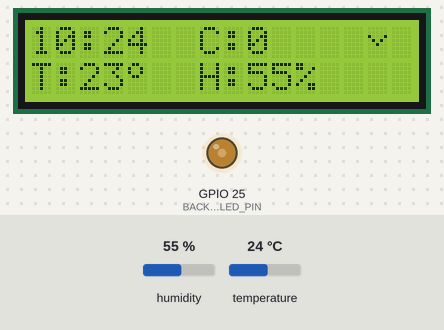
A program run on a simulated ESP32. Parts: 16×2 character LCD, output pins drawn as LEDs (lit = HIGH). Inputs (shaded band) come from the test bench; at power-on: humidity 55 %, temperature 24 °C. WiFi joins after 1.5 s; servers stay silent unless stated; the local clock reads 2024-03-15 10:24:30 at power-on unless the program sets it; what the program prints to the serial monitor is not drawn.

Above: at 2.7 s.
2.8 s: humidity set to 22 %
At 5.4 s:
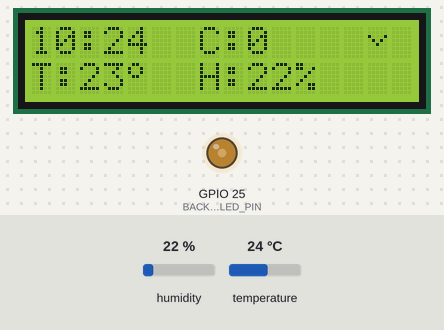
6.6 s: temperature set to 12 °C
At 9.0 s:
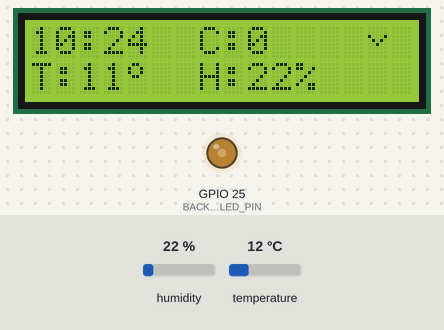
10.4 s: humidity set to 40 %
At 11.5 s:
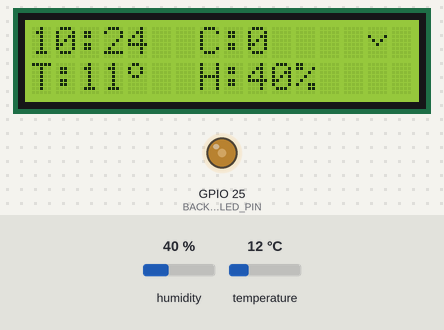
14.2 s: temperature set to 19 °C
At 17.5 s:
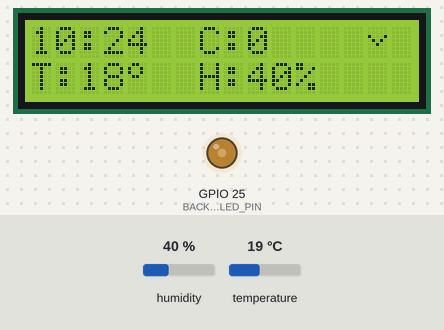
Timing chart, 0 to 19.0 s (numbered marks = the images above; inputs shaded):
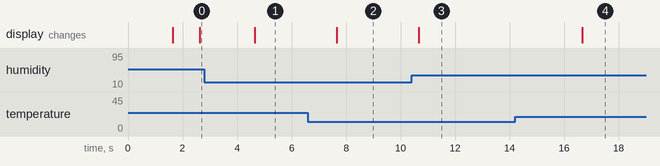

The program:

main.cpp
```cpp
/*
Was dieses Script macht:
-Sensordaten abrufen
-Sensordaten auf LCD anzeigen
- NPT Zeit auslesen
-Npt Zeit anzeigen auf LCD
-alle 10 sec updaten
-mit PWM LCD Backlight dimmen
*/

#include <Arduino.h>
#include <WiFi.h>
#include <DHT.h>
#include "functions.h"
#include "SoftwareSerial.h"
#include "MHZ19.h"
#include <Wire.h>
#include <LiquidCrystal_I2C.h>
#include <time.h>
#include "customChar.h"
#define BACKLIGHT_PWM_CHANNEL 0
#define BACKLIGHT_PWM_RES 8
#define BACKLIGHT_PWM_FREQUENCY 5000
#define BACKLIGHT_LED_PIN 25

DHT sens(27, DHT11);

int temp;
int humi;
bool sensio; // sensor in ordnung i.o.
int co2;
int updateTimer;
struct tm timeinfo;
char firstLineLcd[16];
char secondLineLcd[16];

#define RXD2 16
#define TXD2 17
#define BAUDRATE 9600
#define GMT_OFFSET_SECONDS 3600
#define DAYLIGHT_OFFSET_SECONDS 3600
const char *NTPSERVER = "pool.ntp.org";

char LOCAL_SSID[] = "NETGEAR-Guest";
char LOCAL_PASS[] = "alder,36";

MHZ19 myMHZ19;

LiquidCrystal_I2C lcd(0x27, 16, 2);

/* LCD Format:
=================
16:56--C:2000--
T:22*--H:20%---
=================
*/
void lcdFormat()
{
    sprintf(firstLineLcd, "%02d:%02d  C:%d", timeinfo.tm_hour, timeinfo.tm_min, co2);
    sprintf(secondLineLcd, "T:%d   H:%d%%", temp, humi);
}
void lcdWrite()
{
    lcdFormat();
    lcd.setCursor(0, 0);
    lcd.print(firstLineLcd);
    lcd.setCursor(0, 1);
    lcd.print(secondLineLcd);
    lcd.setCursor(4, 1);
    lcd.write(0);

    lcd.setCursor(14, 0);
    if (co2 < 1000)
    {
        lcd.write(3);
        return;
    }
    else if (co2 >= 1000 && co2 < 2000)
    {
        lcd.write(2);
    }
    else
    {
        lcd.write(1);
    }

    lcd.setCursor(14, 1);
    if (40 <= humi && humi <= 60)
    {
        lcd.write(1);
    }
    else if (humi < 40 || humi > 60)
    {
        lcd.write(3);
    }
}

void sensRead()
{
    temp = sens.readTemperature(); // Temp auslesen
    humi = sens.readHumidity();    // humidity auslesen
    co2 = myMHZ19.getBackgroundCO2();
    temp = temp - 1;
    //==========================================================

    // error handling
    if (isnan(humi) || isnan(temp))
    {
        sensio = false;
        return;
    }
    else
    {
        sensio = true;
        return;
    }
}

void readNptTime()
{

    if (!getLocalTime(&timeinfo))
    {
        return;
    }
}

void setup()
{

    // initialize sesors and start serial
    sens.begin();
    Serial2.begin(BAUDRATE, SERIAL_8N1, RXD2, TXD2);
    myMHZ19.begin(Serial2);

    // connect to wifi
    ConnectWlan(LOCAL_PASS, LOCAL_SSID);
    printWifiStatus();

    // initialize ld and custom char(°)
    lcd.init();
    lcd.backlight();
    lcd.createChar(0, degree);
    lcd.createChar(1, arrowUp);
    lcd.createChar(2, line);
    lcd.createChar(3, arrowDown);

    // initialice and configure Backlight PWM
    ledcSetup(BACKLIGHT_PWM_CHANNEL, BACKLIGHT_PWM_FREQUENCY, BACKLIGHT_PWM_RES);
    ledcAttachPin(BACKLIGHT_LED_PIN, BACKLIGHT_PWM_CHANNEL);
    ledcWrite(BACKLIGHT_PWM_CHANNEL, 100);

    // configure and initialize NPT time
    configTime(GMT_OFFSET_SECONDS, DAYLIGHT_OFFSET_SECONDS, NTPSERVER);
}

void loop()
{
    if (WiFi.status() != WL_CONNECTED)
    {
        ConnectWlan(LOCAL_PASS, LOCAL_SSID);
    }

    if (updateTimer < millis())
    {
        updateTimer = millis() + 1000;
        sensRead();
        lcdWrite();
        readNptTime();
    }
}
```

customChar.h
```cpp
byte degree[8] = {
    0b01100,
    0b10010,
    0b10010,
    0b01100,
    0b00000,
    0b00000,
    0b00000,
    0b00000};

byte arrowDown[8] = {
    0b00000,
    0b00000,
    0b10001,
    0b01010,
    0b00100,
    0b00000,
    0b00000,
    0b00000};

byte arrowUp[8] = {
    0b00000,
    0b00000,
    0b00100,
    0b01010,
    0b10001,
    0b00000,
    0b00000,
    0b00000};

byte line[8] = {
    0b00000,
    0b00000,
    0b00000,
    0b00000,
    0b11111,
    0b00000,
    0b00000,
    0b00000};
```

functions.h
```cpp
#include <Arduino.h>
#include <WiFi.h>
#include <WebServer.h>

void printWifiStatus()
{ // prints all important information about Wifi

  // print the SSID of the network you're attached to:
  Serial.print("SSID: ");
  Serial.println(WiFi.SSID());

  // print your WiFi shield's IP address:
  Serial.print("IP Address: ");
  Serial.println(WiFi.localIP());

  // print the received signal strength:
  long rssi = WiFi.RSSI();
  Serial.print("signal strength (RSSI):");
  Serial.print(rssi);
  Serial.println(" dBm");
  // print where to go in a browser:
  Serial.print("Open http://");
  Serial.println(WiFi.localIP());
}

void ConnectWlan(char PASS[], char RSSI[])
{
  Serial.println("Connecting to Wifi");
  WiFi.begin(RSSI, PASS);
  while (WiFi.status() != WL_CONNECTED)
  {
    delay(500);
    Serial.print(".");
  }
  Serial.println("Connected");
}
```

Measured:
- after the input at 2.8 s, the display: changes after 1.9 s (image 1)
- after the input at 6.6 s, the display: changes after 1.1 s (image 2)
- after the input at 10.4 s, the display: changes after 0.26 s (image 3)
- after the input at 14.2 s, the display: changes after 2.5 s (image 4)
